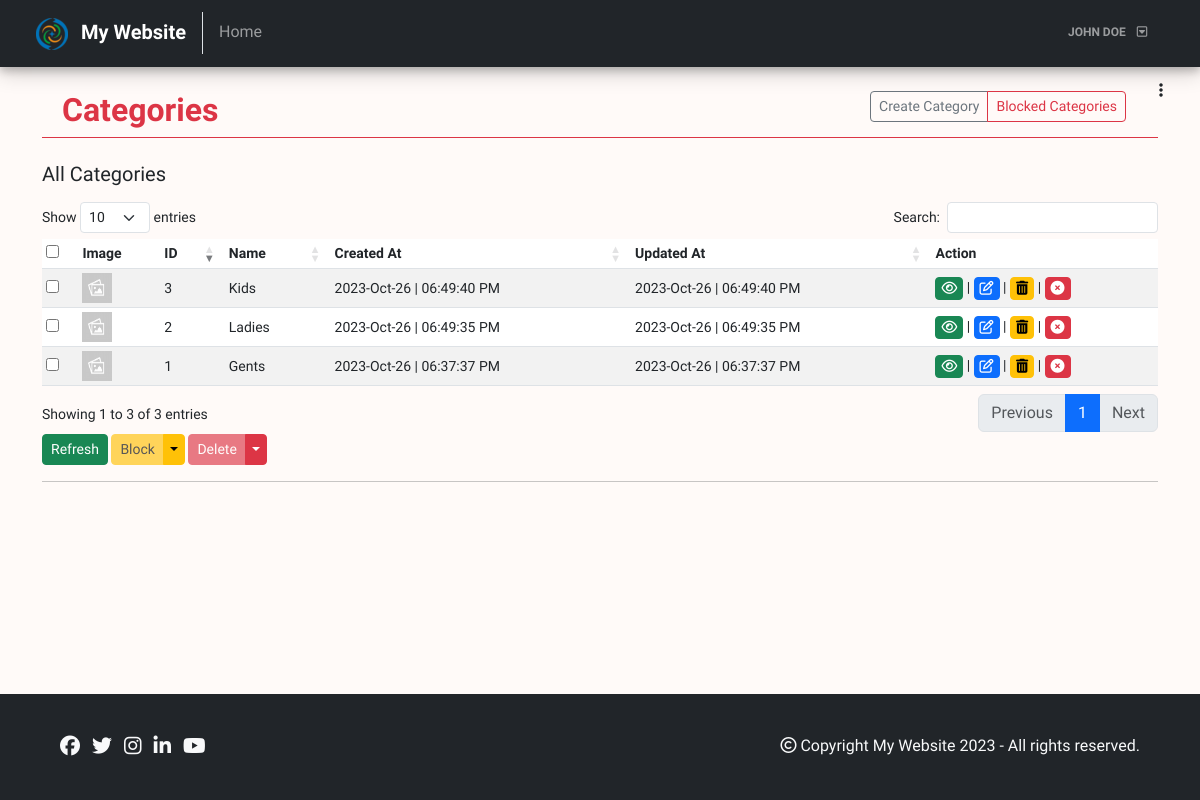
The app's page /admin/categories/categories.php (signed in) with its own data.
### tables this page shows
CREATE TABLE `categories` (
  `category_id` int(11) NOT NULL,
  `category_name` varchar(255) NOT NULL,
  `category_image` varchar(255) DEFAULT NULL,
  `category_status` tinyint(1) DEFAULT 1,
  `created_at` datetime NOT NULL DEFAULT current_timestamp(),
  `updated_at` datetime NOT NULL DEFAULT current_timestamp()
);

### logics/db.php (called while the page is built, shortened)
<?php
class db
{
	private $dbHost = "localhost";
	private $dbUser = "root";
	private $dbPassword = "";
	private $dbName = "php_basic_crud_db";
	private $mysqli = "";
	private $conn = false;
	public function __construct()
	{
		if(!$this->conn)
		{
			$this->mysqli = new mysqli($this->dbHost, $this->dbUser, $this->dbPassword, $this->dbName);
			$this->conn = true;
		}
		else
		{
			return true;
		}
	}
	public function executeSQL($query, $params, $select = false)
	{
	    if (!empty($params))
	    {
	        $bind_names = $this->dynamicallyBindParameters($query, $params);
			$query = $this->mysqli->prepare($query);
	        call_user_func_array(array($query,'bind_param'), $bind_names);
	        $query->execute();
	        if($select)
	        {
	        	$result = $query->get_result()->fetch_all(MYSQLI_ASSOC);
	    	}
	    	else
	    	{
	    		if($query->affected_rows > 0)
		        {
		        	$result = ["queryExecuted" => true, "affectedRows" => $query->affected_rows];
		        }
		        else
		        {
		        	$result = ["queryExecuted" => false, "affectedRows" => 0];
		        }
	    	}
	    }
	    else
	    {
	    	$query = $this->mysqli->prepare($query);
	        $query->execute();
	        if($select)
	        {
	        	$result = $query->get_result()->fetch_all(MYSQLI_ASSOC);
	    	}
	    }
	    return $result;
	}
}
?>

### admin/categories/categories.php (the view, shortened to what this page needs)
<?php
    include('../../logics/db.php');
	$obj = new db();
?>
<!DOCTYPE html>
<html lang="en">
<head>
    <?php include('../includes/head-contents.php'); ?>
</head>
<body>
    <?php include('../includes/admin-navbar.php'); ?>
    <?php include('../includes/admin-sidebar.php'); ?>
    <div class="container my-4">
        <div class="row px-2">
            <div class="col-6">
                <h2 class="text-danger fw-bold">Categories</h2>
            </div>
            <div class="col-6 text-end">
                <div class="btn-group" role="group" aria-label="Basic outlined example">
                    <a href="create.php" type="button" class="btn btn-sm btn-outline-secondary">Create Category</a>
                    <a href="blocked.php" type="button" class="btn btn-sm btn-outline-danger">Blocked Categories</a>
                </div>
            </div>
        </div>
        <hr class="text-danger opacity-100 my-0">
    </div>
    <div class="container">
        <div class="row">
        <div class="col">
            <h5 class="mb-3">All Categories</h5>
            <div id="crudTable">
            <div class="table-responsive">
                <table class="table table-striped table-sm" id="myTable">
                <thead>
                    <tr>
                    <th><input type="checkbox" name="checkbox" id="checkAll"></th>
                    <th>Image</th>
                    <th>ID</th>
                    <th>Name</th>
                    <th>Created At</th>
                    <th>Updated At</th>
                    <th class="actionColumn">Action</th>
                    </tr>
                </thead>
                <tbody>
                <?php
                $paramList = [];
                $sql = "SELECT * FROM categories WHERE category_status = 1 ORDER BY category_id DESC";
                $result = $obj->executeSQL($sql, $paramList , true);
                foreach($result as $res) {
                    ?>
                    <tr>
                    <td><input type="checkbox" name="checkbox"></td>
                    <?php $img = empty($res['category_image']) ? "../../images/placeholder.png" : "../uploads/categories/" . $res['category_image']?>
                    <td><img src="<?php echo $img ?>" alt="image" class="crtudTableImage"></td>
                    <td><?php echo $res["category_id"] ?></td>
                    <td><?php echo $res["category_name"] ?></td>
                    <td><?php echo date('Y-M-d | h:i:s A', strtotime($res["created_at"])) ?></td>
                    <td><?php echo date('Y-M-d | h:i:s A', strtotime($res["updated_at"])) ?></td>
                    <td>
                        <a href="view.php?id=<?php echo $res['category_id'] ?>" class="btn btn-success btn-sm" id="btnView">
                        <i class="fa fa-eye" data-bs-toggle="tooltip" data-bs-placement="top" title="View"></i>
                        </a>
                        |
                        <a href="edit.php?id=<?php echo $res['category_id'] ?>" class="btn btn-primary btn-sm" id="btnEdit">
                        <i class="fa fa-edit" data-bs-toggle="tooltip" data-bs-placement="top" title="Edit"></i>
                        </a>
                        |
                        <a href="#" class="block btn btn-warning btn-sm" data-id=<?php echo $res['category_id'] ?>>
                        <i class="fa fa-trash-alt" data-bs-toggle="tooltip" data-bs-placement="top" title="Block"></i>
                        </a>
                        |
                        <a href="#" class="delete btn btn-danger btn-sm" data-id=<?php echo $res['category_id'] ?>>
                        <i class="fa fa-times-circle" data-bs-toggle="tooltip" data-bs-placement="top" title="Delete"></i>
                        </a>
                    </td>
                    </tr>
                <?php }?>
                </tbody>
                </table>
                <div class="tableOptions">
                    <div class="btn-group btn-group-sm">
                        <a type="button" class="btn btn-success" href="<?php echo $_SERVER['PHP_SELF'] ?>" id="refreshButton">Refresh</a>
                    </div>
                    <div class="btn-group btn-group-sm">
                        <a href="#" type="button" class="btn btn-warning disabled" id="blockSelected"
                        data-bs-toggle="modal" data-bs-target="#blockSelectedModal">Block</a>
                        <a type="button" class="btn btn-warning dropdown-toggle dropdown-toggle-split"
                        data-bs-toggle="dropdown">
                        </a>
                    </div>
                    <div class="btn-group btn-group-sm">
                        <a type="button" href="#" class="btn btn btn-danger disabled" id="deleteSelected"
                        data-bs-toggle="modal" data-bs-target="#deleteSelectedModal">Delete</a>
                        <a type="button" class="btn btn btn-danger dropdown-toggle dropdown-toggle-split"
                        data-bs-toggle="dropdown">
                        </a>
                    </div>
                    <hr>
                </div>
            </div>
            </div>
        </div>
        </div>
    </div>
    <?php include('../../includes/footer.php'); ?>
</body>
</html>

### css/style.css (style rules this page uses)
* { font-family: 'Cabin', Helvetica, sans-serif; }
body { min-height: 100vh; position: relative; margin: 0; padding-bottom: 100px; box-sizing: border-box; background-color: #FFFAF8; }
#crudTable { font-size: 14px; white-space: nowrap; }
#crudTable table .actionColumn { min-width: 100px; }
#crudTable table td { vertical-align: middle; }
#crudTable table a { padding:0px 5px; }
#crudTable input[type="checkbox"] { cursor: pointer; }
#crudTable .crtudTableImage { width: 30px; height: 30px; }

### records on screen
categories: category_id "3", category_name "Kids", created_at "2023-Oct-26 | 06:49:40 PM", updated_at "2023-Oct-26 | 06:49:40 PM"
categories: category_id "2", category_name "Ladies", created_at "2023-Oct-26 | 06:49:35 PM", updated_at "2023-Oct-26 | 06:49:35 PM"
categories: category_id "1", category_name "Gents", created_at "2023-Oct-26 | 06:37:37 PM", updated_at "2023-Oct-26 | 06:37:37 PM"

### other values on screen
WEBSITE_NAME "My Website"
$_SESSION['username'] "JOHN DOE"
